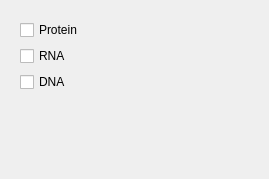
           <widget class="QWidget" name="scrollAreaWidgetContents_4">
            <property name="geometry">
             <rect>
              <x>0</x>
              <y>0</y>
              <width>269</width>
              <height>179</height>
             </rect>
            </property>
            <layout class="QVBoxLayout" name="verticalLayout_7">
             <item>
              <widget class="QFrame" name="gridFrame_4">
               <layout class="QVBoxLayout" name="verticalLayout_8">
                <item>
                 <widget class="QCheckBox" name="checkBox_10">
                  <property name="styleSheet">
                   <string notr="true"/>
                  </property>
                  <property name="text">
                   <string>Protein</string>
                  </property>
                 </widget>
                </item>
                <item>
                 <widget class="QCheckBox" name="checkBox_11">
                  <property name="text">
                   <string>RNA</string>
                  </property>
                 </widget>
                </item>
                <item>
                 <widget class="QCheckBox" name="checkBox_12">
                  <property name="text">
                   <string>DNA</string>
                  </property>
                 </widget>
                </item>
                <item>
                 <spacer name="verticalSpacer_4">
                  <property name="orientation">
                   <enum>Qt::Vertical</enum>
                  </property>
                  <property name="sizeHint" stdset="0">
                   <size>
                    <width>20</width>
                    <height>20</height>
                   </size>
                  </property>
                 </spacer>
                </item>
               </layout>
              </widget>
             </item>
            </layout>
           </widget>
